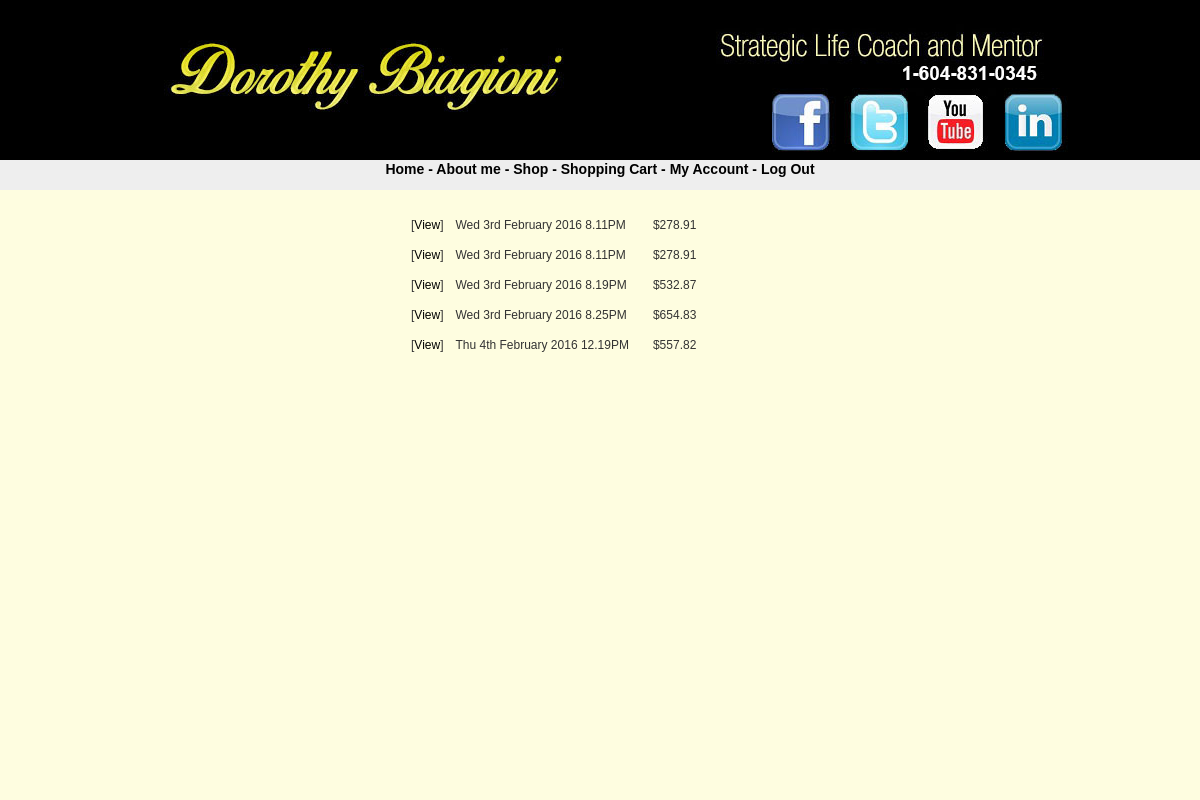
/src/final/history.php (signed in), run on an earlier commit of the app's database.
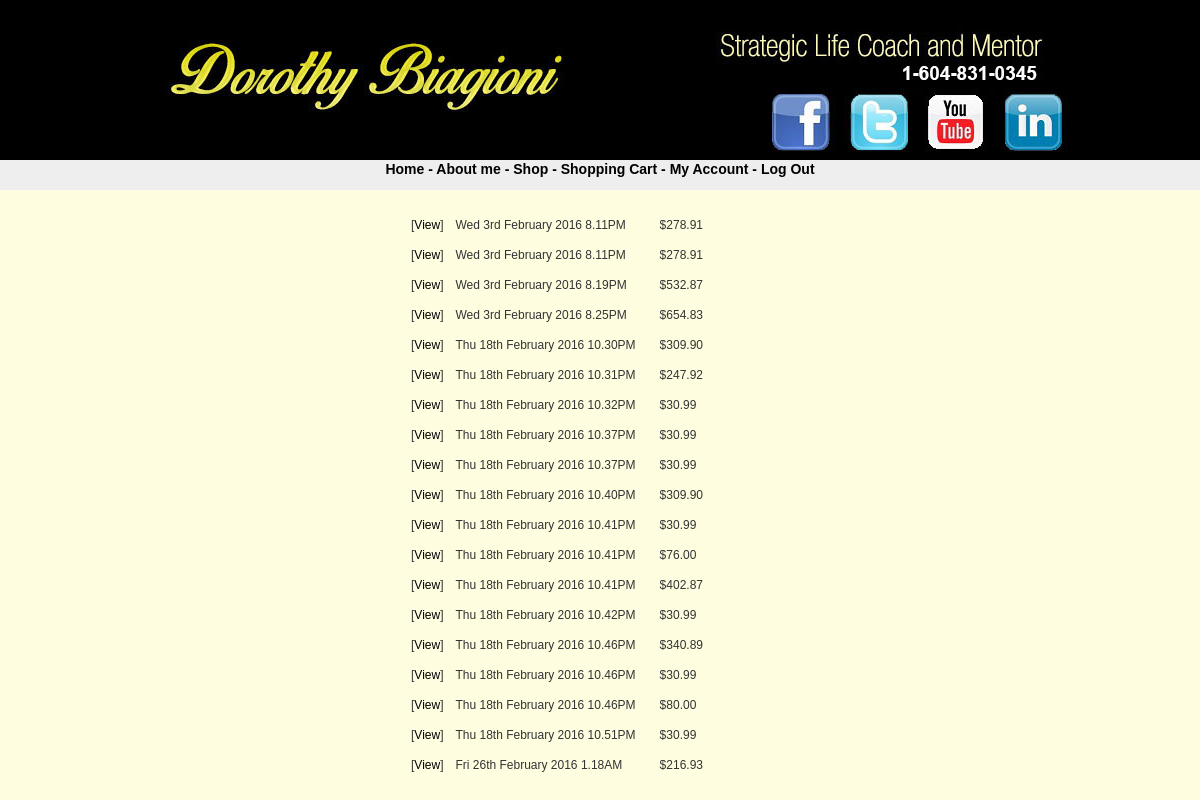
And on a later commit of the database.
### tables this page shows
CREATE TABLE IF NOT EXISTS `orders` (
  `id` int(11) NOT NULL AUTO_INCREMENT,
  `customer_id` int(11) NOT NULL,
  `date` datetime NOT NULL,
  `total` float NOT NULL,
  `Paid` tinyint(4) NOT NULL,
  PRIMARY KEY (`id`)
);

### src/final/config.php (called while the page is built, shortened)
<?php
$config_basedir = "";
?>

### src/final/history.php (the view, shortened to what this page needs)
<?php
require("header.php");
if(isset($_SESSION['SESS_LOGGEDIN']))
{
    $custsql = "SELECT * from orders WHERE Paid = 1 AND customer_id = ". $_SESSION['SESS_USERID']." order by date";
    $custres = mysqli_query($mysqli,$custsql) or die(mysqli_error($mysqli));
	$custnumrows = mysqli_num_rows($custres);
	if($custnumrows != 0)
    {
		echo "<table cellspacing=10>";
		while($row = mysqli_fetch_assoc($custres))
		{
		echo "<tr>";
		echo "<td>[<a href='detail.php?id=" . $row['id']. "'>View</a>]</td>";
		echo "<td>". date("D jS F Y g.iA", strtotime($row['date'])). "</td>";
		echo "<td>";
		echo "</td>";
		echo "<td>$" . sprintf('%.2f',$row['total']) . "</td>";
		echo "<td>";
		echo "</td>";
		echo "</tr>";
		}
		echo "</table>";
    }
    else
	{
		echo "<strong>No orders</strong>";
    }
}
else
{
    echo("<script>alert('Please Login first')</script>");
    echo("<script>window.location = 'login.php';</script>");
}
?>

### src/final/header.php (shortened to what this page needs)
<?php
require("config.php");
?>
<!DOCTYPE HTML>
<head>
    <link href="css/stylesheet.css" rel="stylesheet" type="text/css">
</head>
<body>
    <div id="header">
        <img src='./images/header.jpg' usemap="#logos">
    </div>
    <div id="menu">
        <a href="<?php echo $config_basedir; ?>index.php">Home</a> -
        <a href="<?php echo $config_basedir; ?>about.php">About me</a> -
        <a href="<?php echo $config_basedir; ?>products.php">Shop</a> -
        <?php
	if(isset($_SESSION['SESS_LOGGEDIN'])) {
		echo "<a href=showcart.php>Shopping Cart</a> -";
        echo "  <a href=myaccount.php>My Account</a> " ;
	}
        ?>
	<?php
	if(isset($_SESSION['SESS_LOGGEDIN']) || isset($_SESSION['SESS_ADMINLOGGEDIN'])) {
        echo " - <a href=logout.php>Log Out</a> " ;
        }
	?>
    </div>
    <div id="container">
    <div id="main">

### src/final/css/stylesheet.css (style rules this page uses)
body { font-family: "trebuchet ms", verdana, sans-serif; font-size: 12px; line-height: 1.5em; color: #333; background: #FEFDE0; margin: 0; padding: 0; text-align: center; width: 100%; }
a:link { text-decoration: none; color: #000; }
img { border: 0; }
#container { top: 190px; width: 100%; position: fixed; background: #FEFDE0; text-align: left; height: 750px; overflow-y:scroll; }
#menu { font-family: "trebuchet ms", verdana, sans-serif; font-size: 14px; font-weight: bold; position: fixed; height: 30px; top: 160px; left: 0px; width: 100%; padding: 0px; color: #000000; background-color: #eee }
#header { position: fixed; top: 0px; left: 0px; width: 100%; background: black; }
#main { margin: 15px 400px 15px 400px; background: #FEFDE0; }

What changed in the data, as far as the page shows it:
removed orders: date "Thu 4th February 2016 12.19PM", total "557.82"
added orders: date "Thu 18th February 2016 10.30PM", total "309.90"
added orders: date "Thu 18th February 2016 10.31PM", total "247.92"
added orders: date "Thu 18th February 2016 10.32PM", total "30.99"
added orders: date "Thu 18th February 2016 10.37PM", total "30.99"
added orders: date "Thu 18th February 2016 10.37PM", total "30.99"
added orders: date "Thu 18th February 2016 10.40PM", total "309.90"
added orders: date "Thu 18th February 2016 10.41PM", total "30.99"
added orders: date "Thu 18th February 2016 10.41PM", total "76.00"
added orders: date "Thu 18th February 2016 10.41PM", total "402.87"
added orders: date "Thu 18th February 2016 10.42PM", total "30.99"
added orders: date "Thu 18th February 2016 10.46PM", total "340.89"
added orders: date "Thu 18th February 2016 10.46PM", total "30.99"
added orders: date "Thu 18th February 2016 10.46PM", total "80.00"
added orders: date "Thu 18th February 2016 10.51PM", total "30.99"
added orders: date "Fri 26th February 2016 1.18AM", total "216.93"
